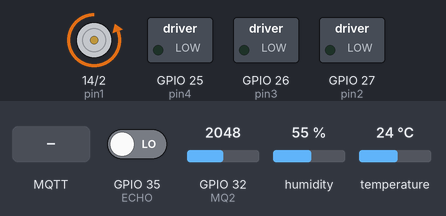
Simulated run of this sketch. Board: ESP32. On the bench: motor-driver pin pairs drawn as motors (green arrow = first pin HIGH = forward, orange = second pin HIGH = backward, longer = more drive), switched loads named in the sketch (green lamp = pin HIGH). Wiring (inferred from the names in the program): DHT11 sensor: data GPIO 13. The inputs (shaded band) are chosen by the test bench; at power-on: temperature 24 °C, GPIO 32 (MQ2) = 2048, GPIO 35 (ECHO) LOW, humidity 55 %. WiFi joins after 1.5 s; servers stay silent unless stated; no MQTT or app messages arrive unless stated; pins used as bus, display or sensor lines are not drawn; what the sketch prints to the serial monitor is not drawn.

Above: at 1.6 s.
At 3.3 s:
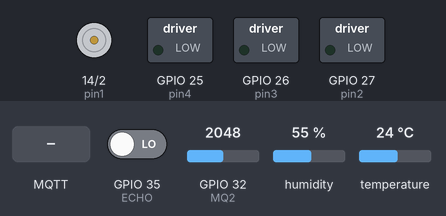
3.4 s: temperature set to 0 °C
13.6 s: GPIO 32 (MQ2) set to 491
23.6 s: MQTT message "31" arrives on the first subscribed topic
Timing chart, 0 to 26.6 s (numbered marks = the images above; inputs shaded):
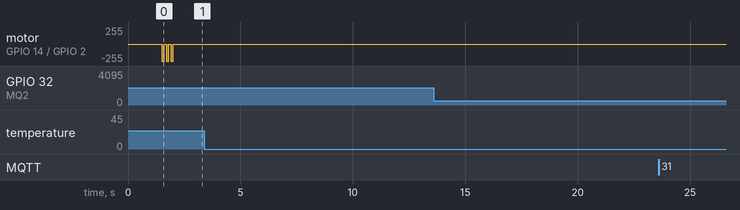

The sketch:

car_inteli-2-0.ino
```cpp
#include <stdbool.h>
#include <iostream>
#include <string>
#include <sstream>
#include <WiFi.h>
#include <PubSubClient.h>
using namespace std;

#include "DHT.h"
#include "WifiConfig.h"
#include "DistanceSafety.cpp"

#define ID_MQTT "IoT_Academic_Work"
#define BAUD_RATE 115200

//////////////////////////////
/* Wifi Config */
WifiConfig wifi;

/* Comunicação com MQTT */

const char* SSID        = wifi.network;   // Rede Wi-Fi
const char* PASSWORD    = wifi.password;   // Senha da rede
const char* BROKER_MQTT = "test.mosquitto.org";   // Servidor MQTT
int BROKER_PORT         = 1883; // Porta do Servidor (default: 1883)

WiFiClient espClient; // Cria o objeto espClient
PubSubClient MQTT(espClient); // Instancia o Cliente MQTT passando o objeto espClient

/* Prototypes */
void initWiFi(void);
void initMQTT(void);
void mqtt_callback(char* topic, byte* payload, unsigned int length);
void reconnectMQTT(void);
void reconnectWiFi(void);
void VerificaConexoesWiFIEMQTT(void);

//////////////////////////////

/* Variáveis controle dos motores (ponte H) */
int pin1 = 14;
int pin2 = 27;
int pin3 = 26;
int pin4 = 25;

Move dir;

/* Variáveis Sensor de Gás */
int MQ2 = 32;
float sensorValue;

/* Variáveis sensor ultrassônico */
int TRIGGER = 12;
int ECHO = 35;
bool riskOfCollision = false;

DistanceSafety distSafe;

/* Temperatura/umidade */
int pinDHT11 = 13;
DHT dht11;

int temperature = 0;
int humidity = 0;

//int rgb_red = 12;
//int rgb_blue = 14;

/* Rota */
String rota;

/* Variáveis auxiliares */
char rotaChar[10]; // Limite de 5 tempos (0-9) e 5 direcoes
String gasString;
char gasChar[10];
String tempString;
char tempChar[10];
String umdString;
char umdChar[10];

////////////////////////////

void setup() {

  Serial.begin(BAUD_RATE);

  /* MQTT */
  initWiFi();
  initMQTT();

   /* Ponte H */
  pinMode(pin1, OUTPUT);
  pinMode(pin2, OUTPUT);
  pinMode(pin3, OUTPUT);
  pinMode(pin4, OUTPUT);

  dir.motorPins(pin1, pin2, pin3, pin4);
  dir.stopped();

  /* Sensor ultrassônico */
  pinMode(TRIGGER, OUTPUT);
  pinMode(ECHO, INPUT);

  distSafe.ultrasonicPins(TRIGGER, ECHO);

  /* Sensor temperatura/umidade */

  dht11.setup(pinDHT11);
  //pinMode(rgb_red, OUTPUT);
  //pinMode(rgb_blue, OUTPUT);

  /* ****** STATUS - SETUP COMPLETO ****** */

  pinMode(LED_BUILTIN, OUTPUT);
  for(int i=0; i<3; i++)
  {
    digitalWrite(LED_BUILTIN, HIGH);
    delay(100);
    digitalWrite(LED_BUILTIN, LOW);
    delay(100);
  }
}

/////////////////////////////////////////

/* Procedimento responsável por processar a entrada (5T4L3B2R) */
void processInput(String input) {

  for (int c = 0; c < input.length() - 1; c += 2){


    riskOfCollision = distSafe.calcDistanceSafety();

    if(riskOfCollision && input[c + 1] != 'B'){
      distSafe.Warning();
      dir.makeMove(5, 'S');
      return;
    } else {
    dir.makeMove((int)(input[c] - '0'), input[c + 1]);
    }
  }
  dir.makeMove(5, 'S'); /* Finaliza rota */
}

void loop() {

  VerificaConexoesWiFIEMQTT(); /* Fazendo conexões com Wifi e MQTT */

  Gas(); /* Detectando presenca de gas */

  Temp_Umid(); /* Registrando temperatura/umidade */

  Route(); /* Recebendo input para rota */

  MQTT.loop();

  delay(3000);
}

////////////////////////////

void Route(){

  if(rota.length() > 1){

    rota.toCharArray(rotaChar, rota.length()+1);

    MQTT.publish("smartcarpuc/status", "On route");
    MQTT.publish("smartcarpuc/rota", rotaChar); // envio para App

    Serial.print("Rota registrada: " + rota + "\n");
    processInput(rota);

    if(riskOfCollision) distSafe.Warning();
  } else {
    MQTT.publish("smartcarpuc/status", "Stopped");
  }

  delay(2000);

}

void Gas(){
  sensorValue = analogRead(MQ2);

  gasString = String(sensorValue);
  gasString.toCharArray(gasChar, gasString.length()+1);

  MQTT.publish("smartcarpuc/gas", gasChar); // envio para App

  if (sensorValue > 500)
  {
    Serial.println("Gas detected!");
  } else {
    Serial.println("No gas detected.");
  }
}

void Temp_Umid() {

  temperature = dht11.getTemperature();
  humidity = dht11.getHumidity();

  tempString = String(temperature);
  umdString = String(humidity);

  tempString.toCharArray(tempChar, tempString.length()+1);
  umdString.toCharArray(umdChar, umdString.length()+1);

  /* Verificando e mostrando temperatura*/
  if(temperature > 25){
    Serial.println("\nALERT: High temperature: " + tempString);
    //digitalWrite(rgb_red, HIGH);
  } else {
    Serial.println("\nModerate temperature: " + tempString);
    //digitalWrite(rgb_red, LOW);
  }
  MQTT.publish("smartcarpuc/temperatura", tempChar); // envio para App

  /* Mostrando umidade */
  Serial.println("Umidade: " + umdString);
  MQTT.publish("smartcarpuc/umidade", umdChar); // envio para App
}


/*----- Wifi & MQTT ------- */

void initWiFi(void)
{
  Serial.println("------Conexao WI-FI------");
  Serial.print("Conectando-se na rede: ");
  Serial.println(SSID);
  Serial.println("Aguarde");

  reconnectWiFi();
}

void initMQTT(void)
{
  MQTT.setServer(BROKER_MQTT, BROKER_PORT);   //informa qual broker e porta deve ser conectado
  MQTT.setCallback(mqtt_callback);            //atribui função de callback (função chamada quando qualquer informação de um dos tópicos subescritos chega)
}

void mqtt_callback(char* topic, byte* payload, unsigned int length)
{
  String msg;

  /* obtem a string do payload recebido */
  for (int i = 0; i < length; i++) {
    char c = (char)payload[i];
    msg += c;
  }

  rota = msg; // Atribuindo input no mqtt a rota
}

void reconnectMQTT(void)
{
  while (!MQTT.connected())
  {
    Serial.println("\n* Tentando se conectar ao Broker MQTT: ");
    Serial.println(BROKER_MQTT);
    if (MQTT.connect(ID_MQTT))
    {
      Serial.println("Conectado com sucesso ao broker MQTT!");
      MQTT.subscribe("smartcarpuc/rota"); // le a rota inputada e devolve se ok (1)
    }
    else
    {
      Serial.println("Falha ao reconectar no broker.");
      Serial.println("Havera nova tentatica de conexao em 2s");
      delay(2000);
    }
  }
}

void VerificaConexoesWiFIEMQTT(void)
{
  if (!MQTT.connected())
    reconnectMQTT(); //se não há conexão com o Broker, a conexão é refeita

  reconnectWiFi(); //se não há conexão com o WiFI, a conexão é refeita
}

void reconnectWiFi(void)
{
  //se já está conectado a rede WI-FI, nada é feito.
  //Caso contrário, são efetuadas tentativas de conexão
  if (WiFi.status() == WL_CONNECTED)
    return;

  WiFi.begin(SSID, PASSWORD); // Conecta na rede WI-FI

  while (WiFi.status() != WL_CONNECTED)
  {
    delay(100);
    Serial.print(".");
  }

  Serial.println();
  Serial.print("Conectado com sucesso na rede ");
  Serial.print(SSID);
}
```

DHT.cpp
```cpp
// (licence header left out)
#include "DHT.h"

void DHT::setup(uint8_t pin, DHT_MODEL_t model)
{
  DHT::pin = pin;
  DHT::model = model;
  DHT::resetTimer(); // Make sure we do read the sensor in the next readSensor()

  if ( model == AUTO_DETECT) {
    DHT::model = DHT22;
    readSensor();
    if ( error == ERROR_TIMEOUT ) {
      DHT::model = DHT11;
      // Warning: in case we auto detect a DHT11, you should wait at least 1000 msec
      // before your first read request. Otherwise you will get a time out error.
    }
  }
}

void DHT::resetTimer()
{
  DHT::lastReadTime = millis() - 3000;
}

float DHT::getHumidity()
{
  readSensor();
  return humidity;
}

float DHT::getTemperature()
{
  readSensor();
  return temperature;
}

#ifndef OPTIMIZE_SRAM_SIZE

const char* DHT::getStatusString()
{
  switch ( error ) {
    case DHT::ERROR_TIMEOUT:
      return "TIMEOUT";

    case DHT::ERROR_CHECKSUM:
      return "CHECKSUM";

    default:
      return "OK";
  }
}

#else

// At the expense of 26 bytes of extra PROGMEM, we save 11 bytes of
// SRAM by using the following method:

prog_char P_OK[]       PROGMEM = "OK";
prog_char P_TIMEOUT[]  PROGMEM = "TIMEOUT";
prog_char P_CHECKSUM[] PROGMEM = "CHECKSUM";

const char *DHT::getStatusString() {
  prog_char *c;
  switch ( error ) {
    case DHT::ERROR_CHECKSUM:
      c = P_CHECKSUM; break;

    case DHT::ERROR_TIMEOUT:
      c = P_TIMEOUT; break;

    default:
      c = P_OK; break;
  }

  static char buffer[9];
  strcpy_P(buffer, c);

  return buffer;
}

#endif

void DHT::readSensor()
{
  // Make sure we don't poll the sensor too often
  // - Max sample rate DHT11 is 1 Hz   (duty cicle 1000 ms)
  // - Max sample rate DHT22 is 0.5 Hz (duty cicle 2000 ms)
  unsigned long startTime = millis();
  if ( (unsigned long)(startTime - lastReadTime) < (model == DHT11 ? 999L : 1999L) ) {
    return;
  }
  lastReadTime = startTime;

  temperature = NAN;
  humidity = NAN;

  // Request sample

  digitalWrite(pin, LOW); // Send start signal
  pinMode(pin, OUTPUT);
  if ( model == DHT11 ) {
    delay(18);
  }
  else {
    // This will fail for a DHT11 - that's how we can detect such a device
    delayMicroseconds(800);
  }

  pinMode(pin, INPUT);
  digitalWrite(pin, HIGH); // Switch bus to receive data

  // We're going to read 83 edges:
  // - First a FALLING, RISING, and FALLING edge for the start bit
  // - Then 40 bits: RISING and then a FALLING edge per bit
  // To keep our code simple, we accept any HIGH or LOW reading if it's max 85 usecs long

  uint16_t rawHumidity = 0;
  uint16_t rawTemperature = 0;
  uint16_t data = 0;

  for ( int8_t i = -3 ; i < 2 * 40; i++ ) {
    byte age;
    startTime = micros();

    do {
      age = (unsigned long)(micros() - startTime);
      if ( age > 90 ) {
        error = ERROR_TIMEOUT;
        return;
      }
    }
    while ( digitalRead(pin) == (i & 1) ? HIGH : LOW );

    if ( i >= 0 && (i & 1) ) {
      // Now we are being fed our 40 bits
      data <<= 1;

      // A zero max 30 usecs, a one at least 68 usecs.
      if ( age > 30 ) {
        data |= 1; // we got a one
      }
    }

    switch ( i ) {
      case 31:
        rawHumidity = data;
        break;
      case 63:
        rawTemperature = data;
        data = 0;
        break;
    }
  }

  // Verify checksum

  if ( (byte)(((byte)rawHumidity) + (rawHumidity >> 8) + ((byte)rawTemperature) + (rawTemperature >> 8)) != data ) {
    error = ERROR_CHECKSUM;
    return;
  }

  // Store readings

  if ( model == DHT11 ) {
    humidity = rawHumidity >> 8;
    temperature = rawTemperature >> 8;
  }
  else {
    humidity = rawHumidity * 0.1;

    if ( rawTemperature & 0x8000 ) {
      rawTemperature = -(int16_t)(rawTemperature & 0x7FFF);
    }
    temperature = ((int16_t)rawTemperature) * 0.1;
  }

  error = ERROR_NONE;
}
```

DHT.h
```cpp
// (licence header left out)
#ifndef dht_h
#define dht_h

#if ARDUINO < 100
  #include <WProgram.h>
#else
  #include <Arduino.h>
#endif

class DHT
{
public:

  typedef enum {
    AUTO_DETECT,
    DHT11,
    DHT22,
    AM2302,  // Packaged DHT22
    RHT03    // Equivalent to DHT22
  }
  DHT_MODEL_t;

  typedef enum {
    ERROR_NONE = 0,
    ERROR_TIMEOUT,
    ERROR_CHECKSUM
  }
  DHT_ERROR_t;

  void setup(uint8_t pin, DHT_MODEL_t model=AUTO_DETECT);
  void resetTimer();

  float getTemperature();
  float getHumidity();

  DHT_ERROR_t getStatus() { return error; };
  const char* getStatusString();

  DHT_MODEL_t getModel() { return model; }

  int getMinimumSamplingPeriod() { return model == DHT11 ? 1000 : 2000; }

  int8_t getNumberOfDecimalsTemperature() { return model == DHT11 ? 0 : 1; };
  int8_t getLowerBoundTemperature() { return model == DHT11 ? 0 : -40; };
  int8_t getUpperBoundTemperature() { return model == DHT11 ? 50 : 125; };

  int8_t getNumberOfDecimalsHumidity() { return 0; };
  int8_t getLowerBoundHumidity() { return model == DHT11 ? 20 : 0; };
  int8_t getUpperBoundHumidity() { return model == DHT11 ? 90 : 100; };

  static float toFahrenheit(float fromCelcius) { return 1.8 * fromCelcius + 32.0; };
  static float toCelsius(float fromFahrenheit) { return (fromFahrenheit - 32.0) / 1.8; };

protected:
  void readSensor();

  float temperature;
  float humidity;

  uint8_t pin;

private:
  DHT_MODEL_t model;
  DHT_ERROR_t error;
  unsigned long lastReadTime;
};

#endif /*dht_h*/
```

DistanceSafety.cpp
```cpp
#include <stdbool.h>
#include <iostream>
#include <string>
#include <sstream>
#include <Arduino.h>
using namespace std;

#include "Move.cpp"

class DistanceSafety: public Move {
  int Trigger, Echo, tempo, distancia;
  bool riskCollide = false;

  public:

  void ultrasonicPins(int Trig, int Ech){
    this->Trigger = Trig;
    this->Echo = Ech;
  }

  bool calcDistanceSafety(){
    digitalWrite(Trigger, LOW);
    delayMicroseconds(2);
    digitalWrite(Trigger, HIGH);
    delayMicroseconds(10);

    this->tempo = pulseIn(Echo, HIGH);

    this->distancia = (tempo/2.0)/29.1;

    cout << "Tempo = " << tempo << "\n" << flush;
    cout << "Distancia = " << distancia << "\n" << flush;

    if(distancia<=25){
      this->riskCollide = true;
    } else{
      this->riskCollide = false;
    }

    cout << "Risk = " << riskCollide << "\n" << flush;
    return this->riskCollide;
  }

  void Warning(){
    cout << "\nWARNING: RISK OF COLLISION.\n" << flush;
    cout << "Automatic car stop safety measure.\n" << flush;
    cout << "Please input workaround route to unstuck car.\n" << flush;
  }
};
```

Move.cpp
```cpp
#include <stdbool.h>
#include <iostream>
#include <string>
#include <sstream>
#include <Arduino.h>
using namespace std;

class Move {
  int pin1, pin2, pin3, pin4;

public:

  void motorPins(int p1, int p2, int p3, int p4){
    this->pin1 = p1;
    this->pin2 = p2;
    this->pin3 = p3;
    this->pin4 = p4;
  }


  /* Procedimento responsável por definir direção invocar o movimento */

  void makeMove(int amount, char _direction) {
    int seconds = amount * 1000; // transforamando em segundos (amount * 1000ms)

    switch(_direction){

      case 'S':
        cout << "\nStopping..." << flush;
        this->stopped();
        delay(seconds);
        break;

      case 'T':
        cout << "\nMoving to top..." << flush;
        this->moveToTop();
        delay(seconds);
        break;

      case 'L':
        cout << "\nTurning left..." << flush;
        this->moveToLeft();
        delay(seconds);
        break;

      case 'R':
        cout << "\nTurning right..." << flush;
        this->moveToRight();
        delay(seconds);
        break;

      case 'B':
        cout << "\nMoving to bottom..." << flush;
        this->moveToBottom();
        delay(seconds);
        break;

      default:
        cout << "\nNo action" << flush;
        delay(100);
        break;
    }
  }


/* Procedimentos responsáveis por mover o carrinho */

  void moveToTop() {
    analogWrite(pin1, LOW);
    analogWrite(pin2, 200);
    analogWrite(pin3, LOW);
    analogWrite(pin4, 200);
  }
  void moveToLeft() {
    analogWrite(pin1, LOW);
    analogWrite(pin2, LOW);
    analogWrite(pin3, LOW);
    analogWrite(pin4, 250);
  }
  void moveToRight() {
    analogWrite(pin1, LOW);
    analogWrite(pin2, 250);
    analogWrite(pin3, LOW);
    analogWrite(pin4, LOW);
  }
  void moveToBottom() {
    analogWrite(pin1, 200);
    analogWrite(pin2, LOW);
    analogWrite(pin3, 200);
    analogWrite(pin4, LOW);
  }
  void stopped() {
    analogWrite(pin1, LOW);
    analogWrite(pin2, LOW);
    analogWrite(pin3, LOW);
    analogWrite(pin4, LOW);
  }
};
```

WifiConfig.h
```cpp
#ifndef WifiConfig_h
#define WifiConfig_h

class WifiConfig{
  public:

  const char* network  = "";   // Rede Wi-Fi
  const char* password = "";   // Senha da rede
};

#endif /* WifiConfig_h */
```

Measured:
- after the input at 3.4 s, every drawn part: stays the same
- after the input at 13.6 s, every drawn part: stays the same
- after the input at 23.6 s, every drawn part: stays the same
